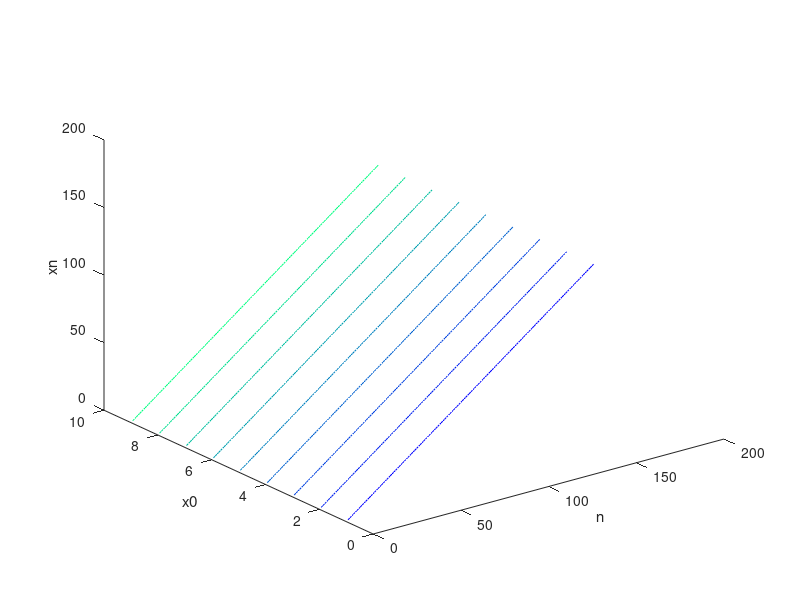

This chart was generated by the following MATLAB code: (Note: this script raises an error after producing the figure.)
% logistic

clear
%
x(1,:)=.1:.1:.9;

 

figure(1)

set(gcf,'DefaultAxesColorOrder',winter(9));
y=kron([1:141]',ones(1,9));
z=kron(1:9,ones(141,1));
h1=plot3(y,z,y,'zDataSource','x');
xlabel('n')
ylabel('x0')
zlabel('xn')
% set(gca,'colororder',winter(9))

hold on

for lamda=0:.1:4;
% kron(lamda,ones
for i=1:140
    x(i+1,:)=lamda.*x(i,:).*(1-x(i,:));
end
    refreshdata(h1,'caller') % Evaluate y in the function workspace
 drawnow;
    pause(.2);
end
view(0,83)

figure(2)
set(gca,'colororder',winter(9))
hold on
%xx=x(:,1);
xf2=kron(x,[1;1]);
yf2=xf2(2:end,:);

yf2(1,:)=0;
xf2(end,:)=[];

h2=plot(xf2,yf2,'xDataSource','xf2','yDataSource','yf2');

 

xx=0:.05:1;
yy=lamda*xx.*(1-xx);
plot(xx,yy)
plot(xx,xx)